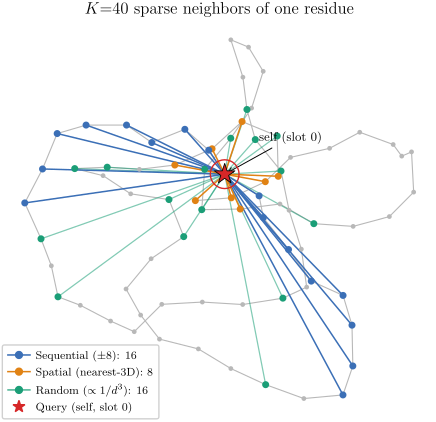

Write Python code to recreate this figure.
# P38_v1: Sparse-attention K-neighbor "three-color halo" schematic.
# Visualizes: the SALAD-style K=40 sparse neighbor scheme used by the CA-only
#   sparse-attention variant. For ONE query residue on a folded synthetic CA
#   trace, draws the three neighbor groups that make up its K=40 attention set:
#   16 sequential (offsets +/-8), 8 nearest-in-3D spatial, 16 random sampled
#   with probability proportional to 1/d^3 (distance-biased, NOT uniform).
#   Self is included as slot 0 of the sequential group (highlighted query).
# DATA: synthetic, deterministic. A protein-like CA trace is built as a gently-
#   confined worm-like chain (np.random.default_rng, most-compact of several
#   seeds); the neighbor list is computed with the exact group sizes/rule from
#   sparse_neighbors.py. No external files.
import sys
from pathlib import Path
sys.path.insert(0, str(Path(__file__).parent.parent))
from plot_utils import figsize
import matplotlib.pyplot as plt
import numpy as np
from matplotlib.lines import Line2D

# --- Consistent group palette (shared with P38_v2) ---
C_SEQ = "#3b6fb6"   # sequential (blue)
C_SPA = "#e08214"   # spatial    (amber)
C_RND = "#1b9e77"   # random 1/d^3 (teal)
C_BB = "#b8b8b8"    # backbone / unselected residues
C_QRY = "#d62728"   # query residue


def build_ca_trace(n_target, seed=0):
    """Deterministic protein-like CA trace: a gently-confined worm-like chain.
    Constant CA-CA step + strong directional persistence keep the backbone
    locally smooth (so a query's sequential +/-8 neighbors form a coherent local
    arc along the chain), while a mild centering force makes the chain fold back
    into a globular shape (so spatial contacts and 1/d^3 random edges genuinely
    cross the fold). Of a few seeds, keep the most square-ish (least anisotropic)
    so the PCA view is a clean blob, not a rod."""
    step, R0 = 3.8, 10.5
    best, best_score = None, np.inf
    for s in range(seed, seed + 14):
        rng = np.random.default_rng(s)
        pos = np.zeros((n_target, 3))
        d = rng.normal(size=3); d /= np.linalg.norm(d)
        for k in range(1, n_target):
            d = 0.86 * d + rng.normal(scale=0.42, size=3)      # persistence + noise
            d -= 0.30 * pos[k - 1] / R0                         # mild centering pull
            d /= np.linalg.norm(d)
            pos[k] = pos[k - 1] + step * d
        pos -= pos.mean(0)
        sv = np.linalg.svd(pos, compute_uv=False)
        rad = np.linalg.norm(pos, axis=1)
        rg = np.sqrt((rad ** 2).mean())
        # anisotropy + tail penalty (max radius >> radius-of-gyration => a tail)
        score = sv[0] / sv[1] + 0.9 * (rad.max() / rg)
        if score < best_score:
            best_score, best = score, pos
    return best


def neighbor_groups(i, xyz, n_seq=8, n_spatial=8, n_random=16, seed=0):
    """Return (seq_idx, spatial_idx, random_idx) for query i, following the
    K=40 scheme: 2*n_seq sequential (+/-n_seq), n_spatial nearest-3D among the
    rest, n_random sampled from the remaining pool with prob proportional to
    1/d^3. Self (i) is implicit slot-0 of the sequential group."""
    rng = np.random.default_rng(seed + i)
    N = len(xyz)
    d = np.linalg.norm(xyz - xyz[i], axis=1)
    seq = [j for j in range(N) if 0 < abs(j - i) <= n_seq]
    used = set(seq) | {i}
    rest = np.array([j for j in range(N) if j not in used])
    spat = rest[np.argsort(d[rest])[:n_spatial]]
    used |= set(spat.tolist())
    pool = np.array([j for j in range(N) if j not in used])
    w = 1.0 / np.clip(d[pool], 1e-6, None) ** 3
    w = w / w.sum()
    k = min(n_random, len(pool))
    rnd = rng.choice(pool, size=k, replace=False, p=w)
    return np.array(seq), np.array(spat), np.array(rnd)


def project2d(xyz):
    """Top-2 principal axes (the blob is near-isotropic, so this gives a clean,
    well-spread 2D view of the fold)."""
    c = xyz - xyz.mean(0)
    _, _, vt = np.linalg.svd(c, full_matrices=False)
    return c @ vt[:2].T


# --- Build geometry; query = most-contacted residue in the middle of the chain
#     (well inside the fold, so all three neighbor groups are well populated). ---
xyz = build_ca_trace(76, seed=0)
N = len(xyz)
lo, hi = int(0.30 * N), int(0.70 * N)
contacts = np.array([
    int(np.sum((np.linalg.norm(xyz - xyz[i], axis=1) < 9.0)
               & (np.abs(np.arange(N) - i) > 8)))
    for i in range(N)])
mid = np.arange(lo, hi)
i_q = int(mid[np.argmax(contacts[mid])])

seq, spat, rnd = neighbor_groups(i_q, xyz, seed=0)
P = project2d(xyz)
q = P[i_q]

# --- Plot ---
fig, ax = plt.subplots(figsize=figsize(0.74, 0.98))
ax.plot(P[:, 0], P[:, 1], "-", color=C_BB, lw=0.8, zorder=1)
ax.scatter(P[:, 0], P[:, 1], s=12, color=C_BB, zorder=2, linewidths=0)

# edges (under nodes), colored by group
for j in rnd:
    ax.plot([q[0], P[j, 0]], [q[1], P[j, 1]], "-", color=C_RND,
            lw=0.9, alpha=0.55, zorder=1.4)
for j in spat:
    ax.plot([q[0], P[j, 0]], [q[1], P[j, 1]], "-", color=C_SPA,
            lw=1.1, zorder=1.6)
for j in seq:
    ax.plot([q[0], P[j, 0]], [q[1], P[j, 1]], "-", color=C_SEQ,
            lw=1.1, zorder=1.5)

# recolor neighbor node dots by group
ax.scatter(P[rnd, 0], P[rnd, 1], s=26, color=C_RND, zorder=3, linewidths=0)
ax.scatter(P[spat, 0], P[spat, 1], s=26, color=C_SPA, zorder=3, linewidths=0)
ax.scatter(P[seq, 0], P[seq, 1], s=26, color=C_SEQ, zorder=3, linewidths=0)

# query residue: distinct ringed star (self / slot 0)
ax.scatter(q[0], q[1], s=240, marker="*", color=C_QRY,
           edgecolors="black", linewidths=0.6, zorder=5)
ax.scatter(q[0], q[1], s=430, marker="o", facecolors="none",
           edgecolors=C_QRY, linewidths=1.0, zorder=4)
ax.annotate(r"self (slot 0)", xy=(q[0], q[1]),
            xytext=(q[0] + 3.2, q[1] + 3.4), fontsize=9,
            ha="left", va="center",
            arrowprops=dict(arrowstyle="->", color="black", lw=0.7))

handles = [
    Line2D([0], [0], color=C_SEQ, marker="o", lw=1.1, markersize=5,
           label=r"Sequential ($\pm 8$): 16"),
    Line2D([0], [0], color=C_SPA, marker="o", lw=1.1, markersize=5,
           label=r"Spatial (nearest-3D): 8"),
    Line2D([0], [0], color=C_RND, marker="o", lw=0.9, markersize=5,
           label=r"Random ($\propto 1/d^{3}$): 16"),
    Line2D([0], [0], color=C_QRY, marker="*", lw=0, markersize=9,
           label=r"Query (self, slot 0)"),
]
ax.legend(handles=handles, loc="lower left", frameon=True, framealpha=0.92,
          fontsize=8, handletextpad=0.5, borderpad=0.5,
          bbox_to_anchor=(-0.02, -0.02))

# Short title — the per-group counts live in the legend, so the title need not
# carry them (the long form clipped the axes).
ax.set_title(r"$K{=}40$ sparse neighbors of one residue")
ax.set_aspect("equal")
ax.set_axis_off()
fig.tight_layout()

fig.savefig(Path(__file__).with_suffix(".pdf"))
